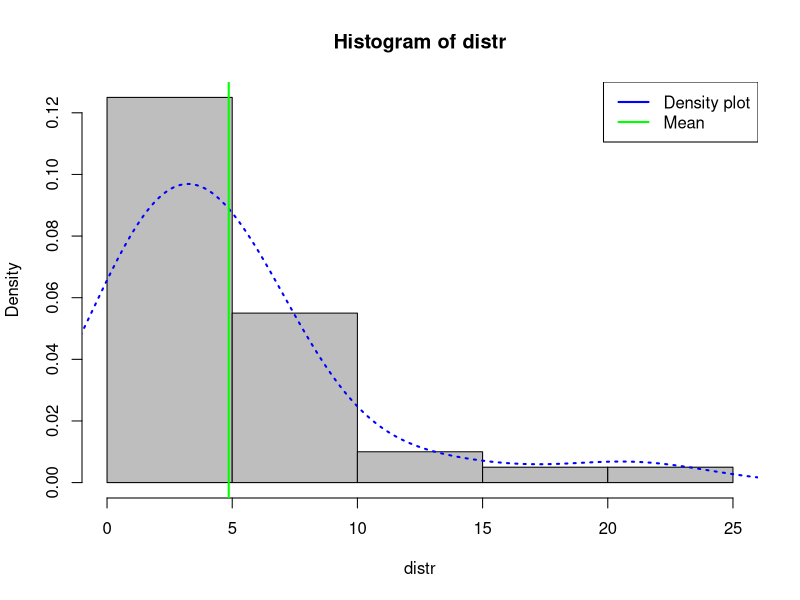
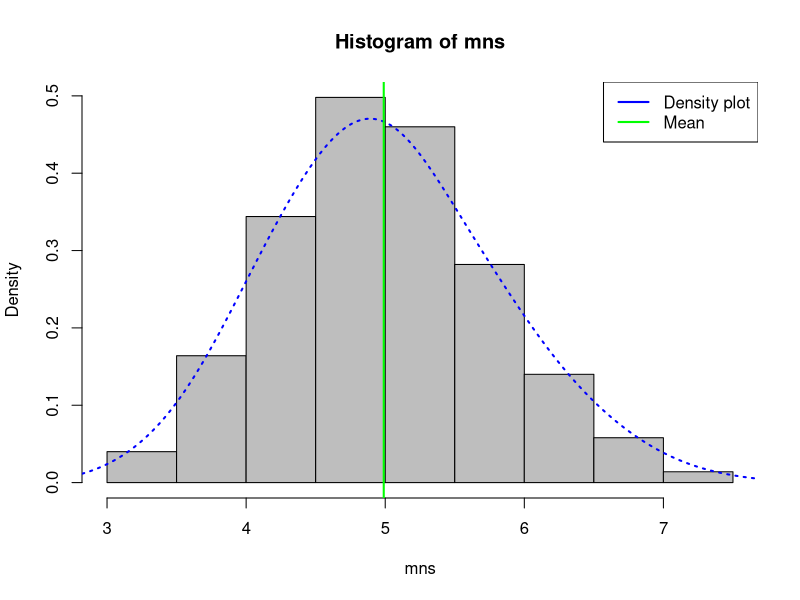
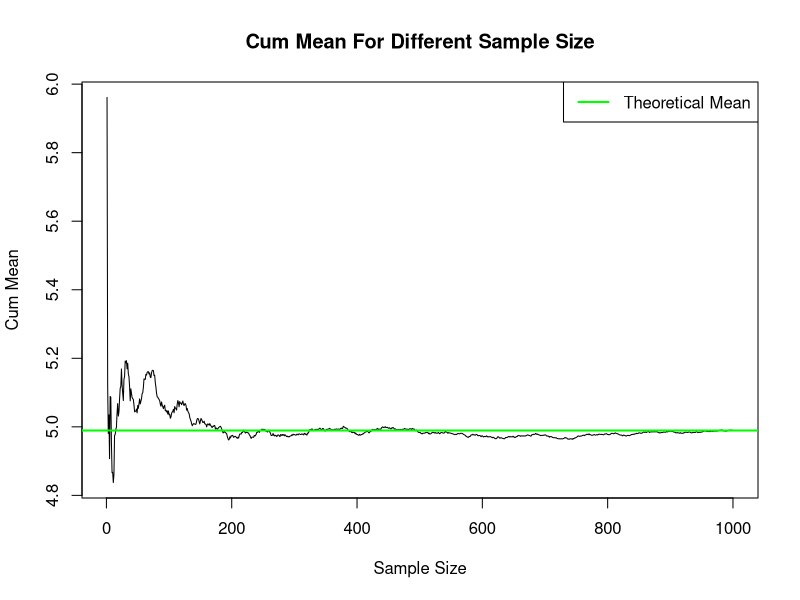
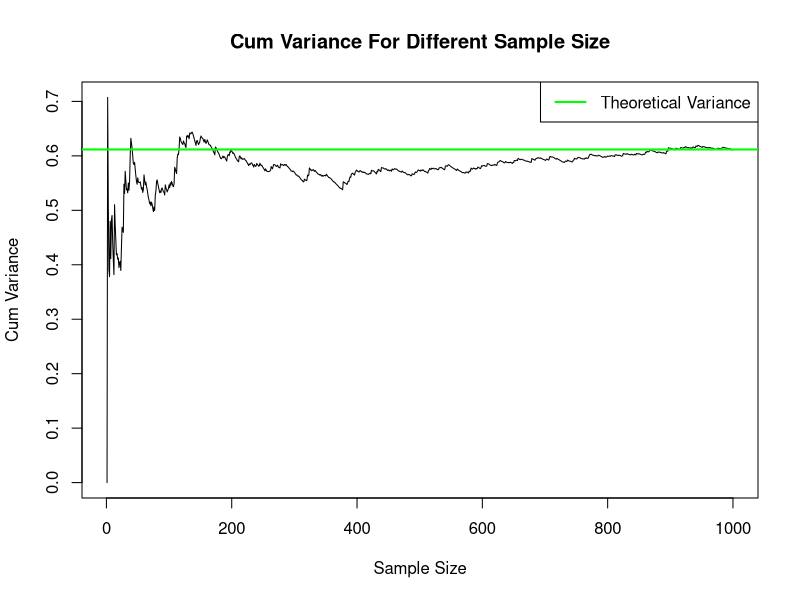

Recreate these plots in R, in order.
## ---- chunk 1
knitr::opts_chunk$set(echo = TRUE)
## ---- chunk 2
n <- 40             # Sample Size
lambda <- 0.2       # Rate Parameter
nosim <- 1000       # Number of Simulations
## ---- chunk 3
pop_mean <- 1/lambda # Population Mean (Theoretical)
pop_Sd <- 1/lambda # Population Standard deviation
pop_var <- (1/lambda**2)/n # Population Variance (Assuming population size = sample size = 40)
## ---- chunk 4
cat("Population Mean: ", pop_mean)
cat("Population Standard Deviation: ", pop_Sd)
cat("Population Variance: ", pop_var)
## ---- chunk 5
set.seed(1) # For reproducibility
distr <- rexp(n, lambda)
hist(distr, prob = TRUE, col="grey")
lines(density(distr, adjust=2), col="blue", lwd=2, lty="dotted")
abline(v = mean(distr), col = "green", lwd = 2)
legend(x = "topright", c("Density plot", "Mean"), col = c("blue", "green"), lwd = c(2, 2))
## ---- chunk 6
cat("Sample (n=40) Mean = ", mean(distr))
cat("Sample Standard Deviation = ", mean(distr))
cat("Sample Median: ", median(distr))
## ---- chunk 7
mns = NULL # Vector of sample means for different simulations
for (i in 1 : nosim) mns <- c(mns, mean(rexp(n, lambda)))
hist(mns, prob = TRUE, col="grey")
lines(density(mns, adjust=2), col="blue", lwd=2, lty="dotted")
abline(v = mean(mns), col = "green", lwd = 2)
legend(x = "topright", c("Density plot", "Mean"), col = c("blue", "green"), lwd = c(2, 2))
## ---- chunk 8
cat("Sample Mean of the Simulated Distribtion (average of exponentials): ", mean(mns))
cat("Sample Standard Deviation of the Simulated Distribtion: ", mean(mns))
cat("Sample Median: of the Simulated Distribtion", median(mns))
## ---- chunk 9
cum_mean <- cumsum(mns)/(1:nosim)
plot(x = cum_mean, type = "l", main = "Cum Mean For Different Sample Size", xlab = "Sample Size", ylab = "Cum Mean")
abline(h = mean(mns), col = "green", lwd = 2)
legend(x = "topright", c("Theoretical Mean"), col = c("green"), lwd = c(2, 2))
## ---- chunk 10
cum_var <- cumsum(mns**2)/(1:nosim) - cum_mean**2
plot(x = cum_var, type = "l", main = "Cum Variance For Different Sample Size", xlab = "Sample Size", ylab = "Cum Variance")
abline(h = var(mns), col = "green", lwd = 2)
legend(x = "topright", c("Theoretical Variance"), col = c("green"), lwd = c(2, 2))
